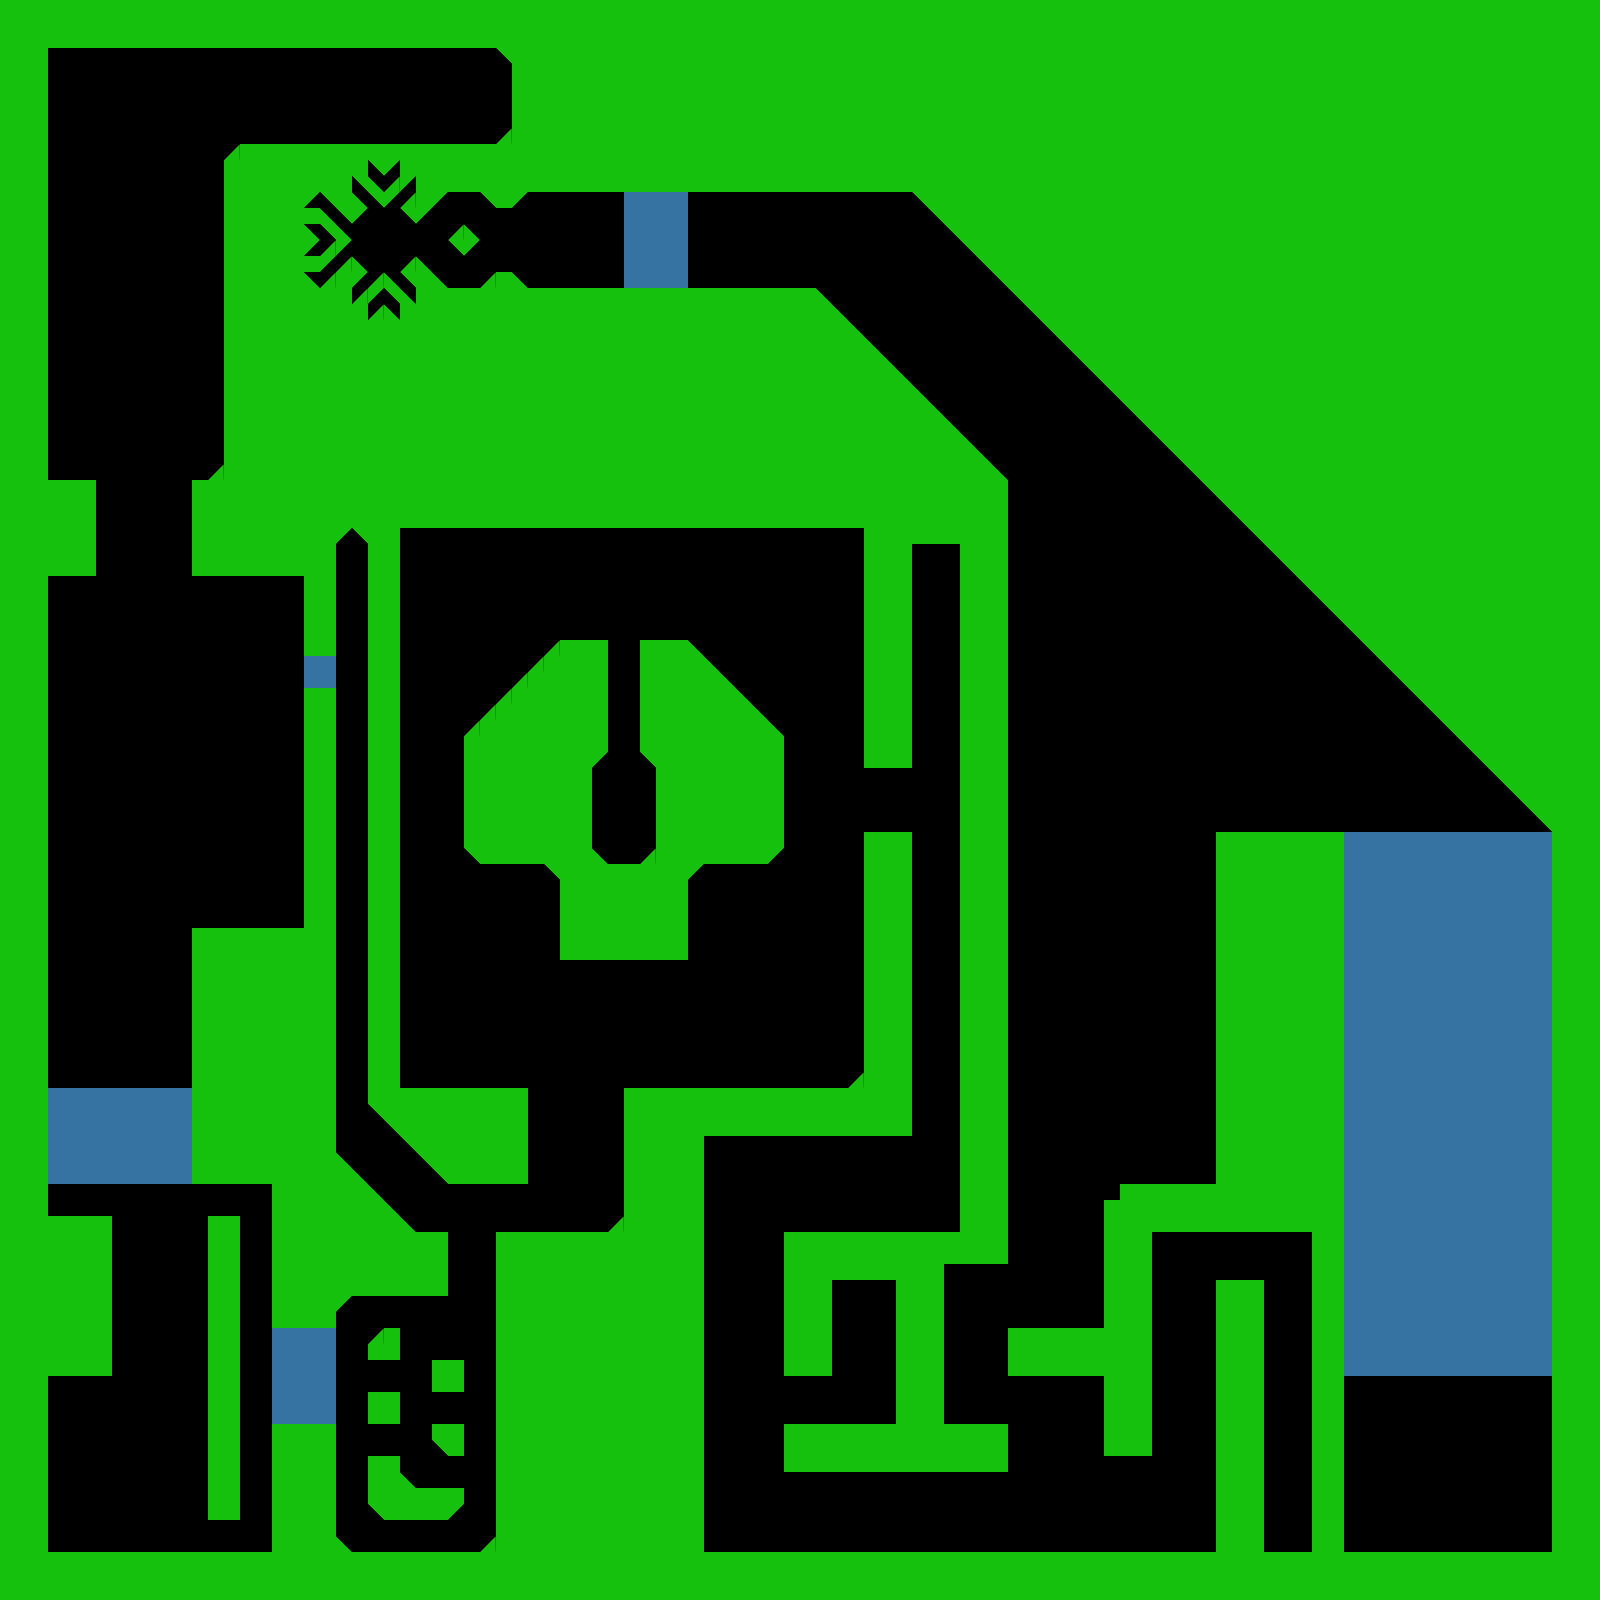

The image is a tile-based game level rendered from a .tmx file. Its description and source (layers, tilesets, objects; grid data summarised) follow:
An orthogonal 100x100 tile map with 16x16 px tiles, 1 tile layer (Tile Layer 1), 2 tilesets and 105 objects (4x Line, 3x Button, 2x Microphone, Player).

<map version="1.0" orientation="orthogonal" width="100" height="100" tilewidth="16" tileheight="16">
 <tileset firstgid="1" source="Simple.tsx" />
 <tileset firstgid="26" source="objects.tsx" />
 <layer name="Tile Layer 1" width="100" height="100">
  <data>[10000 cells, 5833 non-empty, 6 distinct tile ids]</data>
 </layer>
 <objectgroup name="objects" width="100" height="100">
  <object name="mic1" type="Microphone" gid="28" x="128" y="544" />
  <object gid="11" x="96" y="496">
   <properties>
    <property name="parent" value="mic1" />
   </properties>
  </object>
  <object gid="11" x="112" y="496">
   <properties>
    <property name="parent" value="mic1" />
   </properties>
  </object>
  <object gid="11" x="128" y="496">
   <properties>
    <property name="parent" value="mic1" />
   </properties>
  </object>
  <object gid="11" x="144" y="496">
   <properties>
    <property name="parent" value="mic1" />
   </properties>
  </object>
  <object gid="11" x="160" y="496">
   <properties>
    <property name="parent" value="mic1" />
   </properties>
  </object>
  <object gid="11" x="176" y="496">
   <properties>
    <property name="parent" value="mic1" />
   </properties>
  </object>
  <object gid="11" x="160" y="512">
   <properties>
    <property name="parent" value="mic1" />
   </properties>
  </object>
  <object gid="11" x="112" y="512">
   <properties>
    <property name="parent" value="mic1" />
   </properties>
  </object>
  <object gid="11" x="176" y="512">
   <properties>
    <property name="parent" value="mic1" />
   </properties>
  </object>
  <object gid="11" x="128" y="512">
   <properties>
    <property name="parent" value="mic1" />
   </properties>
  </object>
  <object gid="11" x="144" y="512">
   <properties>
    <property name="parent" value="mic1" />
   </properties>
  </object>
  <object gid="11" x="96" y="512">
   <properties>
    <property name="parent" value="mic1" />
   </properties>
  </object>
  <object gid="11" x="160" y="560">
   <properties>
    <property name="parent" value="mic1" />
   </properties>
  </object>
  <object gid="11" x="112" y="560">
   <properties>
    <property name="parent" value="mic1" />
   </properties>
  </object>
  <object gid="11" x="176" y="560">
   <properties>
    <property name="parent" value="mic1" />
   </properties>
  </object>
  <object gid="11" x="128" y="560">
   <properties>
    <property name="parent" value="mic1" />
   </properties>
  </object>
  <object gid="11" x="144" y="560">
   <properties>
    <property name="parent" value="mic1" />
   </properties>
  </object>
  <object gid="11" x="96" y="560">
   <properties>
    <property name="parent" value="mic1" />
   </properties>
  </object>
  <object gid="11" x="160" y="576">
   <properties>
    <property name="parent" value="mic1" />
   </properties>
  </object>
  <object gid="11" x="112" y="576">
   <properties>
    <property name="parent" value="mic1" />
   </properties>
  </object>
  <object gid="11" x="176" y="576">
   <properties>
    <property name="parent" value="mic1" />
   </properties>
  </object>
  <object gid="11" x="128" y="576">
   <properties>
    <property name="parent" value="mic1" />
   </properties>
  </object>
  <object gid="11" x="144" y="576">
   <properties>
    <property name="parent" value="mic1" />
   </properties>
  </object>
  <object gid="11" x="96" y="576">
   <properties>
    <property name="parent" value="mic1" />
   </properties>
  </object>
  <object gid="11" x="96" y="544">
   <properties>
    <property name="parent" value="mic1" />
   </properties>
  </object>
  <object gid="11" x="112" y="528">
   <properties>
    <property name="parent" value="mic1" />
   </properties>
  </object>
  <object gid="11" x="112" y="544">
   <properties>
    <property name="parent" value="mic1" />
   </properties>
  </object>
  <object gid="11" x="96" y="528">
   <properties>
    <property name="parent" value="mic1" />
   </properties>
  </object>
  <object gid="11" x="160" y="544">
   <properties>
    <property name="parent" value="mic1" />
   </properties>
  </object>
  <object gid="11" x="176" y="528">
   <properties>
    <property name="parent" value="mic1" />
   </properties>
  </object>
  <object gid="11" x="176" y="544">
   <properties>
    <property name="parent" value="mic1" />
   </properties>
  </object>
  <object gid="11" x="160" y="528">
   <properties>
    <property name="parent" value="mic1" />
   </properties>
  </object>
  <object name="button1" type="Button" gid="27" x="448" y="112" />
  <object gid="11" x="544" y="208">
   <properties>
    <property name="parent" value="button1" />
   </properties>
  </object>
  <object gid="11" x="544" y="224">
   <properties>
    <property name="parent" value="button1" />
   </properties>
  </object>
  <object gid="11" x="560" y="224">
   <properties>
    <property name="parent" value="button1" />
   </properties>
  </object>
  <object gid="11" x="576" y="224">
   <properties>
    <property name="parent" value="button1" />
   </properties>
  </object>
  <object gid="11" x="576" y="288">
   <properties>
    <property name="parent" value="button1" />
   </properties>
  </object>
  <object gid="11" x="560" y="208">
   <properties>
    <property name="parent" value="button1" />
   </properties>
  </object>
  <object gid="11" x="544" y="240">
   <properties>
    <property name="parent" value="button1" />
   </properties>
  </object>
  <object gid="11" x="576" y="208">
   <properties>
    <property name="parent" value="button1" />
   </properties>
  </object>
  <object gid="11" x="560" y="288">
   <properties>
    <property name="parent" value="button1" />
   </properties>
  </object>
  <object gid="11" x="560" y="240">
   <properties>
    <property name="parent" value="button1" />
   </properties>
  </object>
  <object gid="11" x="576" y="272">
   <properties>
    <property name="parent" value="button1" />
   </properties>
  </object>
  <object gid="11" x="576" y="240">
   <properties>
    <property name="parent" value="button1" />
   </properties>
  </object>
  <object gid="11" x="544" y="256">
   <properties>
    <property name="parent" value="button1" />
   </properties>
  </object>
  <object gid="11" x="560" y="272">
   <properties>
    <property name="parent" value="button1" />
   </properties>
  </object>
  <object gid="11" x="544" y="288">
   <properties>
    <property name="parent" value="button1" />
   </properties>
  </object>
  <object gid="11" x="560" y="256">
   <properties>
    <property name="parent" value="button1" />
   </properties>
  </object>
  <object gid="11" x="544" y="272">
   <properties>
    <property name="parent" value="button1" />
   </properties>
  </object>
  <object gid="11" x="576" y="256">
   <properties>
    <property name="parent" value="button1" />
   </properties>
  </object>
  <object name="mic2" type="Microphone" gid="28" x="608" y="848" />
  <object gid="11" x="608" y="672">
   <properties>
    <property name="parent" value="mic2" />
   </properties>
  </object>
  <object gid="11" x="608" y="656">
   <properties>
    <property name="parent" value="mic2" />
   </properties>
  </object>
  <object gid="11" x="624" y="656">
   <properties>
    <property name="parent" value="mic2" />
   </properties>
  </object>
  <object gid="11" x="608" y="688">
   <properties>
    <property name="parent" value="mic2" />
   </properties>
  </object>
  <object gid="11" x="608" y="720">
   <properties>
    <property name="parent" value="mic2" />
   </properties>
  </object>
  <object gid="11" x="608" y="704">
   <properties>
    <property name="parent" value="mic2" />
   </properties>
  </object>
  <object gid="11" x="624" y="672">
   <properties>
    <property name="parent" value="mic2" />
   </properties>
  </object>
  <object gid="11" x="624" y="688">
   <properties>
    <property name="parent" value="mic2" />
   </properties>
  </object>
  </objectgroup>
</map>
<!-- 44 of 105 objects omitted -->